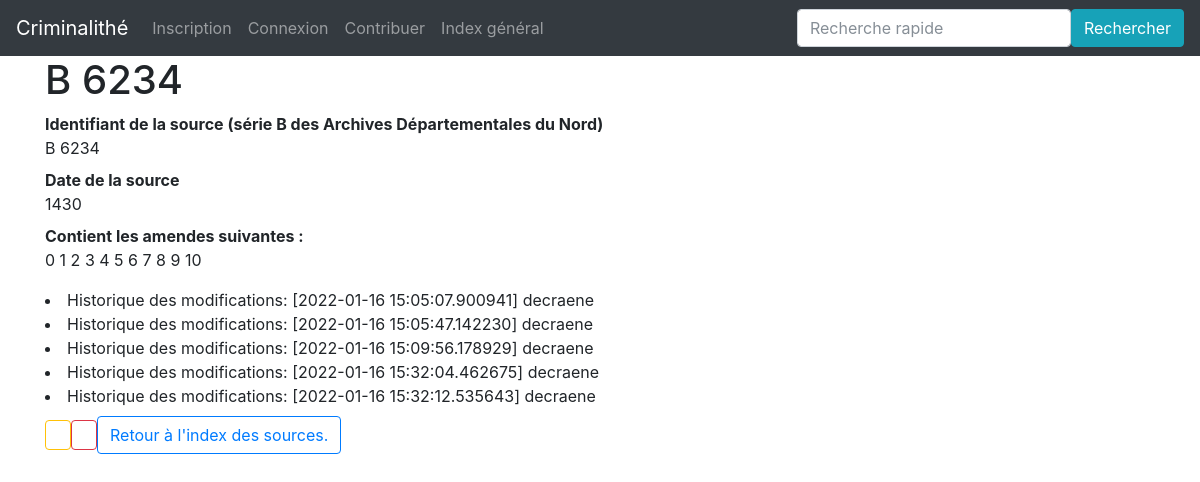
The app's page /source/6234 with its own data.
### app/modeles/donnees.py (models this page shows, shortened)
class Source(db.Model):
    source_id = db.Column(db.Integer, primary_key=True, unique=True, nullable=False, autoincrement=True)
    source_date = db.Column(db.Integer)
    authorships = db.relationship("Authorship", back_populates="source")
    amendes = db.relationship("Amendes", back_populates="source")

class Amendes(db.Model):
    amendes_id = db.Column(db.Integer, primary_key=True, unique=True, nullable=False, autoincrement=True)
    amendes_source_id = db.Column(db.Integer, db.ForeignKey("source.source_id"))
    amendes_montant = db.Column(db.Text)
    amendes_type = db.Column(db.Text)
    amendes_franche_verite = db.Column(db.Text)
    amendes_transcription = db.Column(db.Text)
    amendes_personnes_id = db.Column(db.Integer, db.ForeignKey("personnes.personnes_amendes_id"))
    authorships = db.relationship("Authorship", back_populates="amende")
    justiciable = db.relationship("Personnes", foreign_keys="Personnes.personnes_amendes_id", backref="justiciable")
    source = db.relationship("Source", back_populates="amendes")

class Authorship(db.Model):
    __tablename__ = "authorship"
    authorship_id = db.Column(db.Integer, nullable=True, autoincrement=True, primary_key=True)
    authorship_amendes_id = db.Column(db.Integer, db.ForeignKey("amendes.amendes_id"))
    authorship_user_id = db.Column(db.Integer, db.ForeignKey("user.user_id"))
    authorship_date = db.Column(db.DateTime, default=datetime.datetime.utcnow)
    authorship_personnes_id = db.Column(db.Integer, db.ForeignKey("personnes.personnes_id"))
    authorship_source_id = db.Column(db.Integer, db.ForeignKey("source.source_id"))
    user = db.relationship("User", back_populates="authorships")
    amende = db.relationship("Amendes", back_populates="authorships")
    personne = db.relationship("Personnes", back_populates="authorships")
    source = db.relationship("Source", back_populates="authorships")

### app/modeles/utilisateurs.py (models this page shows, shortened)
class User(UserMixin, db.Model):
    user_id = db.Column(db.Integer, primary_key=True)
    user_nom = db.Column(db.Text)
    user_login = db.Column(db.Text)
    user_email = db.Column(db.Text)
    user_password = db.Column(db.Text)
    authorships = db.relationship("Authorship", back_populates="user")

### app/routes/__init__.py (the view)
@app.route("/source/<int:source_id>")
def source(source_id):
    source_unique = Source.query.filter(Source.source_id == source_id).first()
    return render_template("pages/source.html", source=source_unique)

### app/templates/pages/source.html (shortened to what this page needs)
{% extends "conteneur.html" %}
{% block corps %}
<h1> B {{source.source_id}}</h1>
<dl>
    <dt>Identifiant de la source (série B des Archives Départementales du Nord) </dt><dd>B {{source.source_id}}</dd>
    <dt>Date de la source </dt><dd> {{source.source_date}}</dd>
    <dt> Contient les amendes suivantes :</dt>
    {% for amende in source.amendes %}
    {{amende.amendes_id}}
    {% endfor %}
</dl>
    <dt>
        <dd>
            {% for modification in source.authorships %}
            <li>Historique des modifications: [{{modification.authorship_date}}] {{modification.user.user_nom}}</li>
            {% endfor %}
        </dd>
    </dt>
<p>
        <button type="button" class="btn btn-outline-warning">
<p>
<p>
    <button type="button" class="btn btn-outline-danger">
</p>
<p>
<button type="button" class="btn btn-outline-primary">
    <a href="{{url_for('index_sources')}}">Retour à l'index des sources.</a></li>
</button>
</p>
{% endblock %}

### records on screen
Source: source_id "6234", source_date "1430"
Amendes: amendes_id "0"
Amendes: amendes_id "1"
Amendes: amendes_id "2"
Amendes: amendes_id "3"
Amendes: amendes_id "4"
Amendes: amendes_id "5"
Amendes: amendes_id "6"
Amendes: amendes_id "7"
Amendes: amendes_id "8"
Amendes: amendes_id "9"
Amendes: amendes_id "10"
Authorship: authorship_date "2022-01-16 15:05:07.900941", user.user_nom "decraene"
Authorship: authorship_date "2022-01-16 15:05:47.142230", user.user_nom "decraene"
Authorship: authorship_date "2022-01-16 15:09:56.178929", user.user_nom "decraene"
Authorship: authorship_date "2022-01-16 15:32:04.462675", user.user_nom "decraene"
Authorship: authorship_date "2022-01-16 15:32:12.535643", user.user_nom "decraene"
